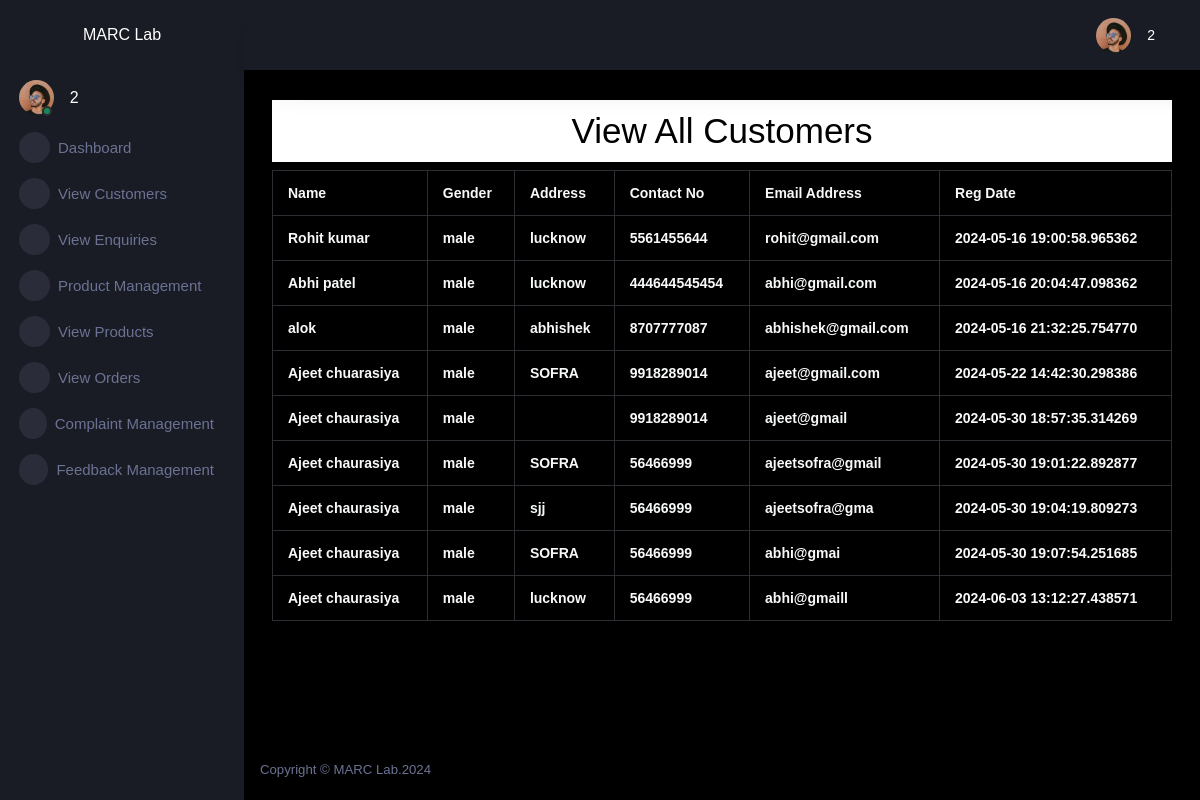
The app's page /adminapp/viewcustomers (signed in) with its own data.
### crmapp/models.py (models this page shows)
class Customer(models.Model):
    name=models.CharField(max_length=50)
    gender=models.CharField(max_length=6)
    address=models.CharField(max_length=500)
    contactno=models.CharField(max_length=10)
    emailaddress=models.EmailField(max_length=100,primary_key=True)
    regdate=models.CharField(max_length=30)

### adminapp/views.py (the view)
# urls.py: path('viewcustomers',views.viewcustomers,name='viewcustomers'),
@cache_control(no_cache=True, must_revalidate=True, no_store=True)
def viewcustomers(request):
    try:
        if request.session["adminid"]!=None:
            adminid=request.session["adminid"]
            cust=Customer.objects.all()
            return render(request,"viewcustomers.html",locals())
    except:
        return redirect("crmapp:login")

### adminapp/templates/viewcustomers.html
{% extends "adminparent.html" %}
{% block body %}
    <div class="row">
        <div class="col-sm-12">
            <h1 style="text-align:center; background-color: white; padding: 10px; color: black;">View All Customers</h1>
            <table class="table table-bordered text-light " style="margin: auto;">
                <tr>
                    <th>Name</th>
                    <th>Gender</th>
                    <th>Address</th>
                    <th>Contact No</th>
                    <th>Email Address</th>
                    <th>Reg Date</th>
                </tr>
                {% for c in cust %}
                <tr>
                    <th>{{c.name}}</th>
                    <th>{{c.gender}}</th>
                    <th>{{c.address}}</th>
                    <th>{{c.contactno}}</th>
                    <th>{{c.emailaddress}}</th>
                    <th>{{c.regdate}}</th>
                </tr>
                {% endfor %}
            </table>
        </div>
    </div>
{% endblock body %}

### adminapp/templates/adminparent.html (shortened to what this page needs)
<!DOCTYPE html>
<html lang="en">
    {% load static %}
<head>
    <link rel="stylesheet" href="{% static 'assets/vendors/mdi/css/materialdesignicons.min.css' %}">
    <link rel="stylesheet" href="{% static 'assets/vendors/css/vendor.bundle.base.css' %}">
    <link rel="stylesheet" href="{% static 'assets/vendors/jvectormap/jquery-jvectormap.css' %}">
    <link rel="stylesheet" href="{% static 'assets/vendors/flag-icon-css/css/flag-icon.min.css' %}">
    <link rel="stylesheet" href="{% static 'assets/vendors/owl-carousel-2/owl.carousel.min.css' %}">
    <link rel="stylesheet" href="{% static 'assets/vendors/owl-carousel-2/owl.theme.default.min.css' %}">
    <link rel="stylesheet" href="{% static 'assets/css/style.css' %}">
</head>
<body>
    <div class="container-scroller">
      <nav class="sidebar sidebar-offcanvas" id="sidebar">
          <div class="sidebar-brand-wrapper d-none d-lg-flex align-items-center justify-content-center fixed-top">
            <span>MARC Lab</span>
          </div>
          <ul class="nav">
            <li class="nav-item profile">
              <div class="profile-desc">
                <div class="profile-pic">
                  <div class="count-indicator">
                    <img class="img-xs rounded-circle " src="{% static 'assets/images/faces/face15.jpg' %}" alt="">
                    <span class="count bg-success"></span>
                  </div>
                  <div class="profile-name">
                    <h5 class="mb-0 font-weight-normal">{{adminid}}</h5>
                  </div>
                </div>
                <a href="#" id="profile-dropdown" data-bs-toggle="dropdown"><i class="mdi mdi-dots-vertical"></i></a>
              </div>
            </li>
            <li class="nav-item menu-items">
              <a class="nav-link" href="{% url 'adminapp:dashboard' %}">
                <span class="menu-icon">
                  <i class="mdi mdi-speedometer"></i>
                </span>
                <span class="menu-title">Dashboard</span>
              </a>
            </li>
           <li class="nav-item menu-items">
              <a class="nav-link" href="{% url 'adminapp:viewcustomers' %}">
                <span class="menu-icon">
                  <i class="mdi mdi-playlist-play"></i>
                </span>
                <span class="menu-title">View Customers</span>
              </a>
            </li>
            <li class="nav-item menu-items">
              <a class="nav-link" href="{% url 'adminapp:viewenquiries' %}">
                <span class="menu-icon">
                  <i class="mdi mdi-playlist-play"></i>
                </span>
                <span class="menu-title">View Enquiries</span>
              </a>
            </li>
            <li class="nav-item menu-items">
              <a class="nav-link" href="{%  url 'adminapp:product' %}">
                <span class="menu-icon">
                  <i class="mdi mdi-playlist-play"></i>
                </span>
                <span class="menu-title">Product Management</span>
              </a>
            </li>
            <li class="nav-item menu-items">
              <a class="nav-link" href="{%  url 'adminapp:viewproducts' %}">
                <span class="menu-icon">
                  <i class="mdi mdi-playlist-play"></i>
                </span>
                <span class="menu-title">View Products</span>
              </a>
            </li>
            <li class="nav-item menu-items">
              <a class="nav-link" href="{%  url 'adminapp:viewcustorders' %}">
                <span class="menu-icon">
                  <i class="mdi mdi-playlist-play"></i>
                </span>
                <span class="menu-title">View Orders</span>
              </a>
            </li>
            <li class="nav-item menu-items">
              <a class="nav-link" href="{% url 'adminapp:viewcomplaint' %}">
                <span class="menu-icon">
                  <i class="mdi mdi-playlist-play"></i>
                </span>
                <span class="menu-title">Complaint Management</span>
              </a>
            </li>
            <li class="nav-item menu-items">
              <a class="nav-link" href="{% url 'adminapp:viewfeedbacks' %}">
                <span class="menu-icon">
                  <i class="mdi mdi-playlist-play"></i>
                </span>
                <span class="menu-title">Feedback Management</span>
              </a>
            </li>
          </ul>
        </nav>
        <div class="container-fluid page-body-wrapper">
          <nav class="navbar p-0 fixed-top d-flex flex-row">
            <div class="navbar-menu-wrapper flex-grow d-flex align-items-stretch">
              <button class="navbar-toggler navbar-toggler align-self-center" type="button" data-toggle="minimize">
                <span class="mdi mdi-menu"></span>
              </button>
              <ul class="navbar-nav navbar-nav-right">
                <li class="nav-item dropdown">
                  <a class="nav-link" id="profileDropdown" href="#" data-bs-toggle="dropdown">
                    <div class="navbar-profile">
                      <img class="img-xs rounded-circle" src="{% static 'assets/images/faces/face15.jpg' %}" alt="">
                      <p class="mb-0 d-none d-sm-block navbar-profile-name">{{adminid}}</p>
                      <i class="mdi mdi-menu-down d-none d-sm-block"></i>
                    </div>
                  </a>
                </li>
              </ul>
            </div>
          </nav>
          <div class="main-panel">
            <div class="content-wrapper">
              {% block body %}
              {% endblock body %}
            </div>
            <footer class="footer">
              <div class="d-sm-flex justify-content-center justify-content-sm-between">
                <span class="text-muted d-block text-center text-sm-left d-sm-inline-block">Copyright © MARC Lab.2024</span>
              </div>
            </footer>
          </div>
        </div>
      </div>
</body>
</html>

### records on screen
Customer: name "Rohit kumar", gender "male", address "lucknow", contactno "5561455644", emailaddress "rohit@gmail.com", regdate "2024-05-16 19:00:58.965362"
Customer: name "Abhi patel", gender "male", address "lucknow", contactno "444644545454", emailaddress "abhi@gmail.com", regdate "2024-05-16 20:04:47.098362"
Customer: name "alok", gender "male", address "abhishek", contactno "8707777087", emailaddress "abhishek@gmail.com", regdate "2024-05-16 21:32:25.754770"
Customer: name "Ajeet chuarasiya", gender "male", address "SOFRA", contactno "9918289014", emailaddress "ajeet@gmail.com", regdate "2024-05-22 14:42:30.298386"
Customer: name "Ajeet chaurasiya", gender "male", contactno "9918289014", emailaddress "ajeet@gmail", regdate "2024-05-30 18:57:35.314269"
Customer: name "Ajeet chaurasiya", gender "male", address "SOFRA", contactno "56466999", emailaddress "ajeetsofra@gmail", regdate "2024-05-30 19:01:22.892877"
Customer: name "Ajeet chaurasiya", gender "male", address "sjj", contactno "56466999", emailaddress "ajeetsofra@gma", regdate "2024-05-30 19:04:19.809273"
Customer: name "Ajeet chaurasiya", gender "male", address "SOFRA", contactno "56466999", emailaddress "abhi@gmai", regdate "2024-05-30 19:07:54.251685"
Customer: name "Ajeet chaurasiya", gender "male", address "lucknow", contactno "56466999", emailaddress "abhi@gmaill", regdate "2024-06-03 13:12:27.438571"

### other values on screen
{{ adminid }} "2"
